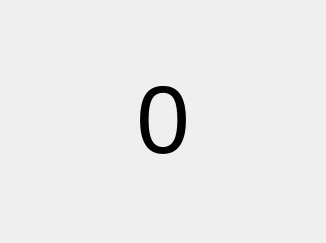
<?xml version="1.0" encoding="UTF-8"?>
<ui version="4.0">
 <class>Tile</class>
 <widget class="QWidget" name="Tile">
  <property name="geometry">
   <rect>
    <x>0</x>
    <y>0</y>
    <width>326</width>
    <height>243</height>
   </rect>
  </property>
  <property name="windowTitle">
   <string>Form</string>
  </property>
  <layout class="QHBoxLayout" name="horizontalLayout">
   <item>
    <widget class="QLabel" name="label">
     <property name="text">
      <string>&lt;html&gt;&lt;head/&gt;&lt;body&gt;&lt;p align=&quot;center&quot;&gt;&lt;span style=&quot; font-size:72pt;&quot;&gt;0&lt;/span&gt;&lt;/p&gt;&lt;/body&gt;&lt;/html&gt;</string>
     </property>
     <property name="textFormat">
      <enum>Qt::RichText</enum>
     </property>
     <property name="scaledContents">
      <bool>true</bool>
     </property>
    </widget>
   </item>
  </layout>
 </widget>
 <resources/>
 <connections/>
</ui>
